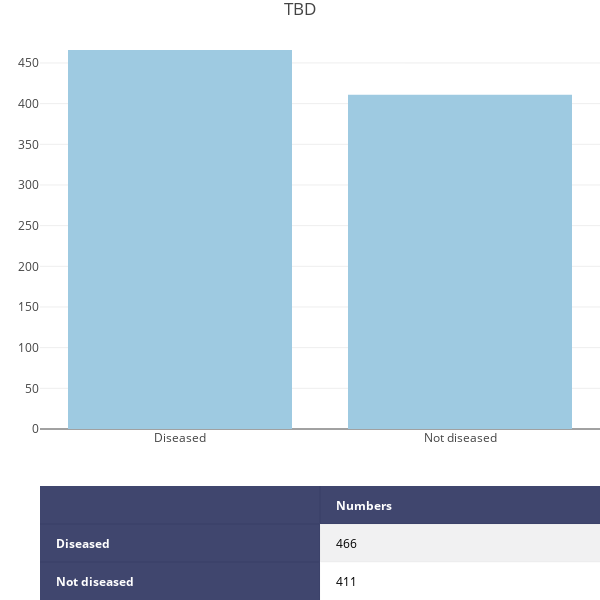

The notebook cell this image was saved under:
### Code cell
iplot(figure)

### Figure 1 — Plotly figure (JSON) as saved in the notebook; plotly's stock layout.template omitted (floating-point values rounded to 4 significant figures)
{"data": [{"colorscale": [[0, "#00083e"], [0.5, "#ededee"], [1, "#ffffff"]], "hoverinfo": "none", "opacity": 0.75, "showscale": false, "type": "heatmap", "z": [[0, 0], [0, 0.5], [0, 1]]}, {"marker": {"color": "rgb(158,202,225)"}, "type": "bar", "x": ["Diseased", "Not diseased"], "xaxis": "x2", "y": [466, 411], "yaxis": "y2"}], "layout": {"annotations": [{"align": "left", "font": {"color": "#ffffff"}, "showarrow": false, "text": "<b></b>", "x": -0.45, "xanchor": "left", "xref": "x1", "y": 0, "yref": "y1"}, {"align": "left", "font": {"color": "#ffffff"}, "showarrow": false, "text": "<b>Numbers</b>", "x": 0.55, "xanchor": "left", "xref": "x1", "y": 0, "yref": "y1"}, {"align": "left", "font": {"color": "#ffffff"}, "showarrow": false, "text": "<b>Diseased</b>", "x": -0.45, "xanchor": "left", "xref": "x1", "y": 1, "yref": "y1"}, {"align": "left", "font": {"color": "#000000"}, "showarrow": false, "text": "466", "x": 0.55, "xanchor": "left", "xref": "x1", "y": 1, "yref": "y1"}, {"align": "left", "font": {"color": "#ffffff"}, "showarrow": false, "text": "<b>Not diseased</b>", "x": -0.45, "xanchor": "left", "xref": "x1", "y": 2, "yref": "y1"}, {"align": "left", "font": {"color": "#000000"}, "showarrow": false, "text": "411", "x": 0.55, "xanchor": "left", "xref": "x1", "y": 2, "yref": "y1"}], "autosize": false, "height": 600, "margin": {"b": 0, "l": 40, "r": 0, "t": 30}, "title": "TBD", "width": 600, "xaxis": {"dtick": 1, "gridwidth": 2, "showticklabels": false, "tick0": -0.5, "ticks": "", "zeroline": false}, "xaxis2": {"anchor": "y2"}, "yaxis": {"autorange": "reversed", "domain": [0, 0.2], "dtick": 1, "gridwidth": 2, "showticklabels": false, "tick0": 0.5, "ticks": "", "zeroline": false}, "yaxis2": {"domain": [0.3, 1]}}}
